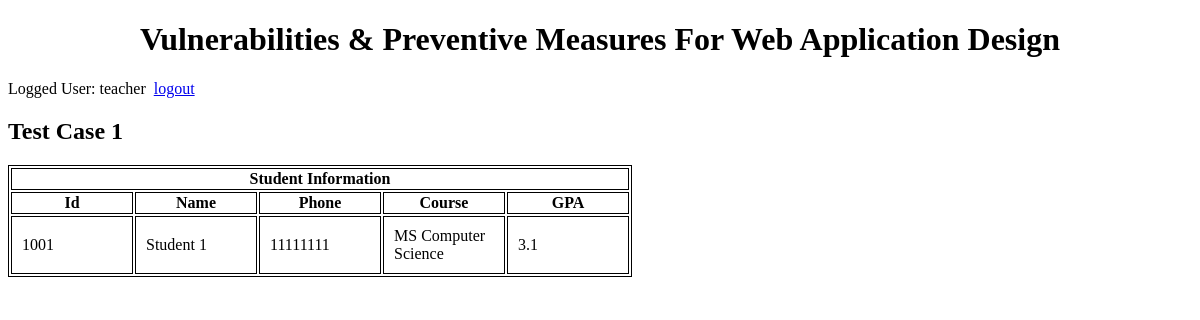
/testCase1.php?Id=1 (signed in), run on the app's committed database.
### tables this page shows
CREATE TABLE IF NOT EXISTS `student_info` (
  `id` int NOT NULL AUTO_INCREMENT,
  `person_name` varchar(100) NOT NULL,
  `person_id` int NOT NULL,
  `person_phone` int NOT NULL,
  `person_class` varchar(100) NOT NULL,
  `person_gpa` varchar(100) NOT NULL,
  `role` varchar(100) NOT NULL,
  PRIMARY KEY (`id`)
);

### testCase1.php (the view, shortened to what this page needs)
<?php
include_once("./includes/db.php");
	$sql = "SELECT * FROM student_info where id = ".$_GET['Id'];
	$result = $conn->query($sql);
	while ($row = $result->fetch_assoc()){
	  $data_array[] = $row;
	}
?>
<!DOCTYPE html>
<html>
<head>
	<link rel="stylesheet" href="./styles.css?">
</head>
<body>
	<h1 class="text-center">Vulnerabilities & Preventive Measures For Web Application Design</h1>
	<?php
	if(isset($_SESSION['USERNAME']) && strlen($_SESSION['USERNAME']) > 0){
		?><p>Logged User: <?php print $_SESSION['USERNAME'];?>&nbsp;&nbsp;<a href="logout.php">logout</a></p><?php
	}
	?>
	<h2>Test Case 1</h2>
	<table>
		<?php if($data_array[0]['role'] == 'student'){?>
			<tr><th colspan="5">Student Information</th></tr>
		<?php }else{ ?>
			<tr><th colspan="4">Teacher Information</th></tr>
		<?php } ?>
		<tr>
			<th>Id</th>
			<th>Name</th>
			<th>Phone</th>
			<th>Course</th>
			<?php if($data_array[0]['role'] == 'student'){?>
				<th>GPA</th>
			<?php } ?>
		</tr>
		<?php
		if ($result->num_rows > 0) {
			foreach($data_array as $row){
				?>
				<tr>
					<td><?php print $row["person_id"]; ?></td>
					<td><?php print $row["person_name"]; ?></td>
					<td><?php print $row["person_phone"]; ?></td>
					<td><?php print $row["person_class"]; ?></td>
					<?php if($data_array[0]['role'] == 'student'){?>
						<td><?php print $row["person_gpa"]; ?></td>
					<?php } ?>
				</tr>
				<?php
			}
		}
		else {
			?>
			<tr>
				<td colspan="5">No Results</td>
			</tr>
			<?php
		}
		?>
	</table>
</body>
</html>

### styles.css (style rules this page uses)
table, th, td { border: 1px solid #000000; }
td { padding: 10px; width: 100px; }
.text-center { text-align: center; }

### data on the page
student_info: person "1001", person_name "Student 1", person_phone "11111111", person_class "MS Computer Science", person_gpa "3.1"

### other printed values
$_SESSION['USERNAME'] "teacher"
